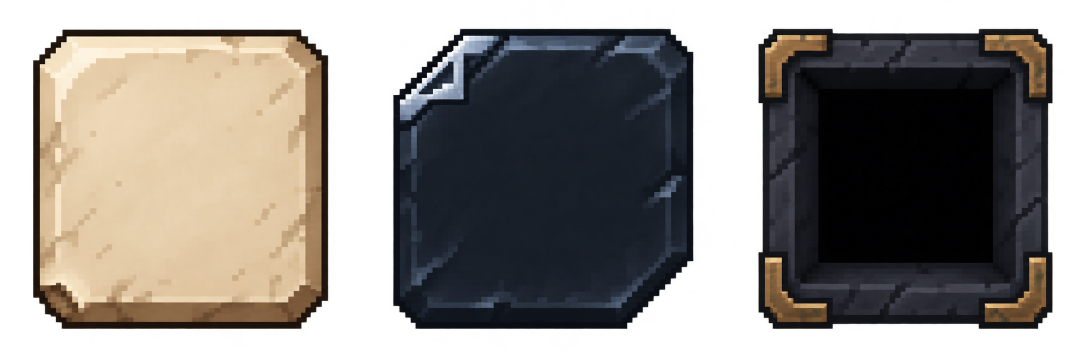
#> input picture art-source/combat-controls/dice-source.png, 2172 x 724 px (shown at 1/2 size)
$ python export.py
#> lines starting #> are read from the running program, lines starting #| are printed output that depends on the picture
"""Export text-free dice and roulette parts from their transparent masters."""
from pathlib import Path

from PIL import Image, ImageEnhance, ImageOps

SOURCE = Path(__file__).resolve().parent
DEST = SOURCE.parents[1] / "public/art/ui/combat-controls"
DEST.mkdir(exist_ok=True, parents=True)

def part_at(sheet, index):
    part = sheet.crop((sheet.width * index // 3, 0, sheet.width * (index + 1) // 3, sheet.height))
    bounds = part.getchannel("A").point(lambda alpha: 255 if alpha > 64 else 0).getbbox()
    return part.crop(bounds)

def tint(image, shadows, lights):
    result = ImageOps.colorize(ImageOps.grayscale(image), shadows, lights).convert("RGBA")
    result.putalpha(image.getchannel("A"))
    return result

sheet = Image.open(SOURCE / "dice-source.png").convert("RGBA")
#> sheet is the input picture: PIL image 2172x724 RGBA; mean R, G, B, A 57.6, 53.2, 48.5, 164.2
for i, name in enumerate(("bone", "ego", "socket")):
    tile = part_at(sheet, i).resize((44, 44), Image.Resampling.LANCZOS)
    if name == "socket":
        tile.save(DEST / "socket.png", optimize=True)
        continue
    atlas = Image.new("RGBA", (44, 88))
    atlas.alpha_composite(tile)
    atlas.alpha_composite(tile.resize((44, 42), Image.Resampling.LANCZOS), (0, 46))
    atlas.save(DEST / f"{name}.png", optimize=True)
#> this loop made 3 passes
#> bounds in part_at on passes 1 to 3: (66, 59, 657, 658), (62, 57, 663, 658), (69, 57, 658, 658)
#> pass 1, in part_at, `part = sheet.crop((sheet.width * index // 3, 0, sheet.width * (index +..`:
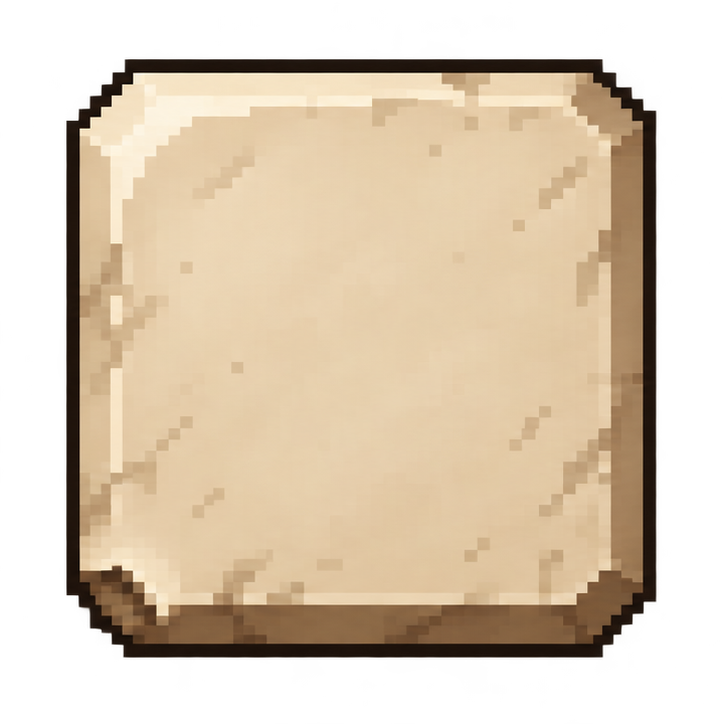
#> part: PIL image 724x724 RGBA; mean R, G, B, A 133.4, 117.2, 95.7, 166.3; transparent parts drawn white

socket = part_at(sheet, 2).resize((88, 88), Image.Resampling.LANCZOS)
slate = tint(socket, "#222b25", "#b8b395")
ImageEnhance.Brightness(slate).enhance(0.76).save(DEST / "slot-frame.png", optimize=True)
slate.save(DEST / "slot-filled.png", optimize=True)
tint(socket, "#171316", "#ac7850").resize((44, 44), Image.Resampling.LANCZOS).save(
    DEST / "stolen-socket.png", optimize=True,
)

sheet = Image.open(SOURCE / "wheel-source.png").convert("RGBA")
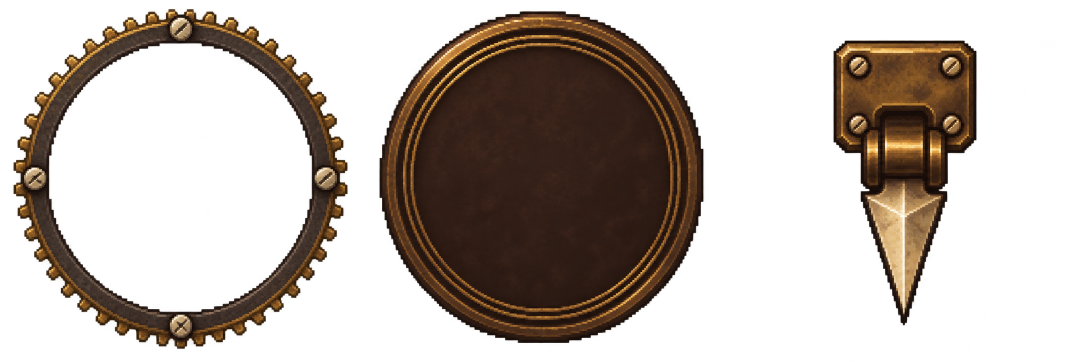
#> input picture art-source/combat-controls/wheel-source.png, 2172 x 724 px (shown at 1/2 size)
#> sheet is the input picture: PIL image 2172x724 RGBA; mean R, G, B, A 27.3, 18, 10.8, 88.2
for i, (name, size) in enumerate((("rim", (264, 264)), ("hub", (96, 96)), ("pointer", (22, 35)))):
    part_at(sheet, i).resize(size, Image.Resampling.LANCZOS).save(DEST / f"{name}.png", optimize=True)
#> this loop made 3 passes
#> bounds in part_at on passes 1 to 3: (27, 18, 695, 698), (35, 22, 683, 686), (219, 81, 505, 651)
#> pass 1, in part_at (call 5), `part = sheet.crop((sheet.width * index // 3, 0, sheet.width * (index +..`:
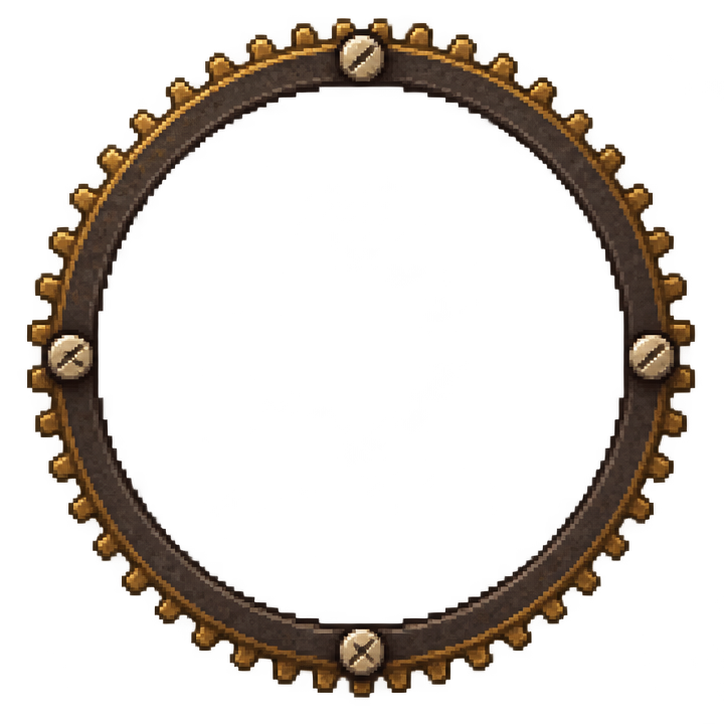
#> part: PIL image 724x724 RGBA; mean R, G, B, A 20.2, 14.2, 8.5, 53; transparent parts drawn white

# The same copper plate is shared by the end-turn and counter controls.
plate = Image.open(SOURCE / "copper-source.png").convert("RGBA")
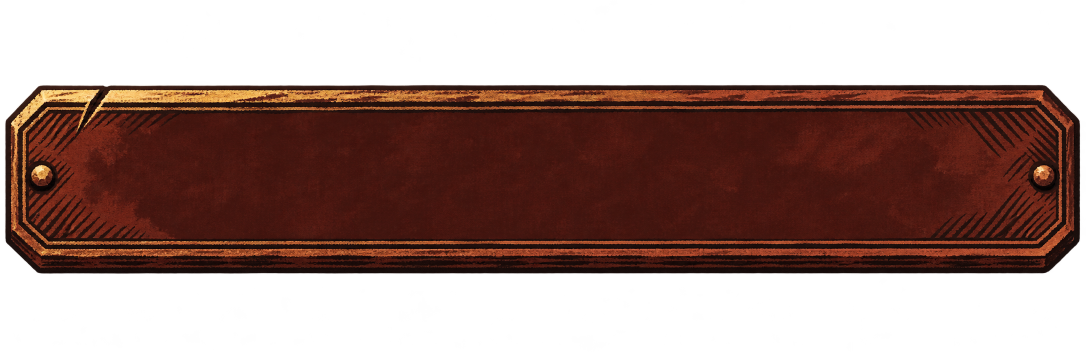
#> input picture art-source/combat-controls/copper-source.png, 2172 x 724 px (shown at 1/2 size)
#> plate is the input picture: PIL image 2172x724 RGBA; mean R, G, B, A 40.3, 15.6, 9.9, 128.3
bounds = plate.getchannel("A").point(lambda alpha: 255 if alpha > 10 else 0).getbbox()
#> bounds = (10, 169, 2161, 548)
plate = plate.crop(bounds).resize((512, 88), Image.Resampling.LANCZOS)
#> plate: PIL image 512x88 RGBA
pressed = ImageEnhance.Brightness(plate).enhance(0.77).resize((512, 82), Image.Resampling.LANCZOS)
disabled = ImageOps.colorize(ImageOps.grayscale(plate), "#25211e", "#908676").convert("RGBA")
disabled.putalpha(plate.getchannel("A"))
states = Image.new("RGBA", (512, 264))
#> states: PIL image 512x264 RGBA; every value is 0
states.alpha_composite(plate)
states.alpha_composite(pressed, (0, 94))
states.alpha_composite(disabled, (0, 176))
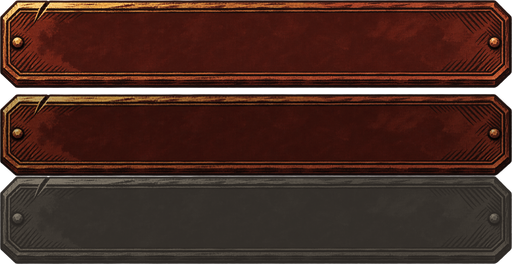
#> states: PIL image 512x264 RGBA; mean R, G, B, A 61.7, 33.4, 25.4, 242.2; transparent parts drawn white
states.save(DEST / "turn-button.png")

# Export the reroll states separately so CSS can keep the painted corners at
# the same size on both compact touch controls and wide desktop buttons.
for name, source in (("reroll", plate), ("reroll-pressed", pressed), ("reroll-disabled", disabled)):
    source.resize((160, 64), Image.Resampling.LANCZOS).save(DEST / f"{name}.png", optimize=True)
#> this loop made 3 passes
#> name on passes 1 to 3: 'reroll', 'reroll-pressed', 'reroll-disabled'
#> pass 1, `source.resize((160, 64), Image.Resampling.LANCZOS).save(DEST / f"{name..`:
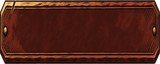
#> saved as reroll.png: PIL image 160x64 RGBA; mean R, G, B, A 76.1, 29.9, 19.1, 247.9; transparent parts drawn white
#> pass 2, `source.resize((160, 64), Image.Resampling.LANCZOS).save(DEST / f"{name..`:
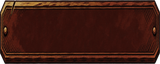
#> saved as reroll-pressed.png: PIL image 160x64 RGBA; mean R, G, B, A 58.1, 22.5, 14.1, 247.8; transparent parts drawn white
